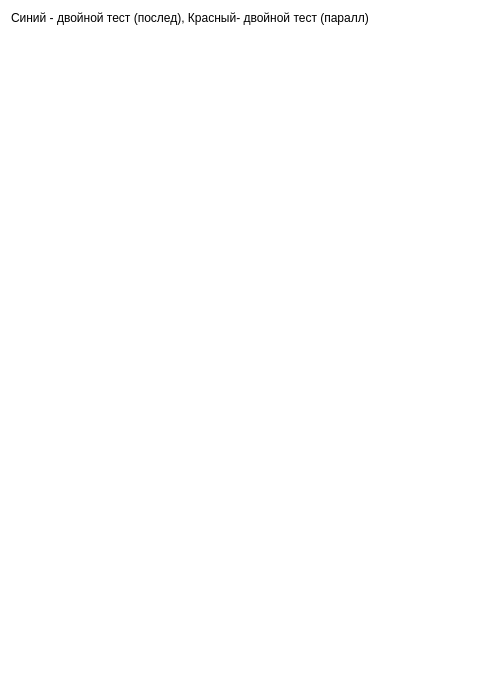
<?xml version="1.0" encoding="UTF-8"?>
<ui version="4.0">
 <class>Results</class>
 <widget class="QWidget" name="Results">
  <property name="geometry">
   <rect>
    <x>0</x>
    <y>0</y>
    <width>500</width>
    <height>700</height>
   </rect>
  </property>
  <property name="baseSize">
   <size>
    <width>0</width>
    <height>0</height>
   </size>
  </property>
  <property name="palette">
   <palette>
    <active>
     <colorrole role="Base">
      <brush brushstyle="SolidPattern">
       <color alpha="255">
        <red>255</red>
        <green>255</green>
        <blue>255</blue>
       </color>
      </brush>
     </colorrole>
     <colorrole role="Window">
      <brush brushstyle="SolidPattern">
       <color alpha="255">
        <red>255</red>
        <green>255</green>
        <blue>255</blue>
       </color>
      </brush>
     </colorrole>
    </active>
    <inactive>
     <colorrole role="Base">
      <brush brushstyle="SolidPattern">
       <color alpha="255">
        <red>255</red>
        <green>255</green>
        <blue>255</blue>
       </color>
      </brush>
     </colorrole>
     <colorrole role="Window">
      <brush brushstyle="SolidPattern">
       <color alpha="255">
        <red>255</red>
        <green>255</green>
        <blue>255</blue>
       </color>
      </brush>
     </colorrole>
    </inactive>
    <disabled>
     <colorrole role="Base">
      <brush brushstyle="SolidPattern">
       <color alpha="255">
        <red>255</red>
        <green>255</green>
        <blue>255</blue>
       </color>
      </brush>
     </colorrole>
     <colorrole role="Window">
      <brush brushstyle="SolidPattern">
       <color alpha="255">
        <red>255</red>
        <green>255</green>
        <blue>255</blue>
       </color>
      </brush>
     </colorrole>
    </disabled>
   </palette>
  </property>
  <property name="windowTitle">
   <string>Experiment</string>
  </property>
  <property name="autoFillBackground">
   <bool>true</bool>
  </property>
  <layout class="QVBoxLayout" name="verticalLayout">
   <item>
    <widget class="QLabel" name="label">
     <property name="text">
      <string>Синий - двойной тест (послед), Красный- двойной тест (паралл) </string>
     </property>
    </widget>
   </item>
   <item>
    <spacer name="verticalSpacer">
     <property name="orientation">
      <enum>Qt::Vertical</enum>
     </property>
     <property name="sizeHint" stdset="0">
      <size>
       <width>20</width>
       <height>40</height>
      </size>
     </property>
    </spacer>
   </item>
  </layout>
 </widget>
 <resources/>
 <connections/>
</ui>
